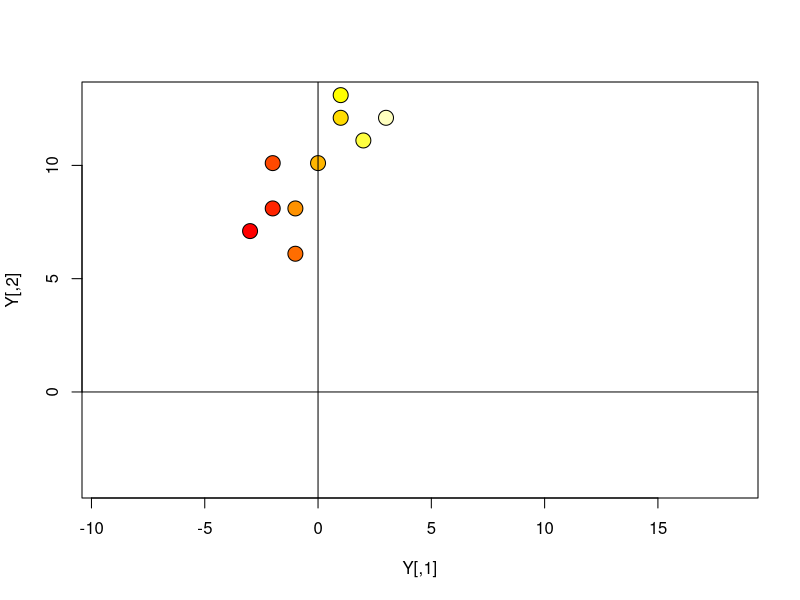
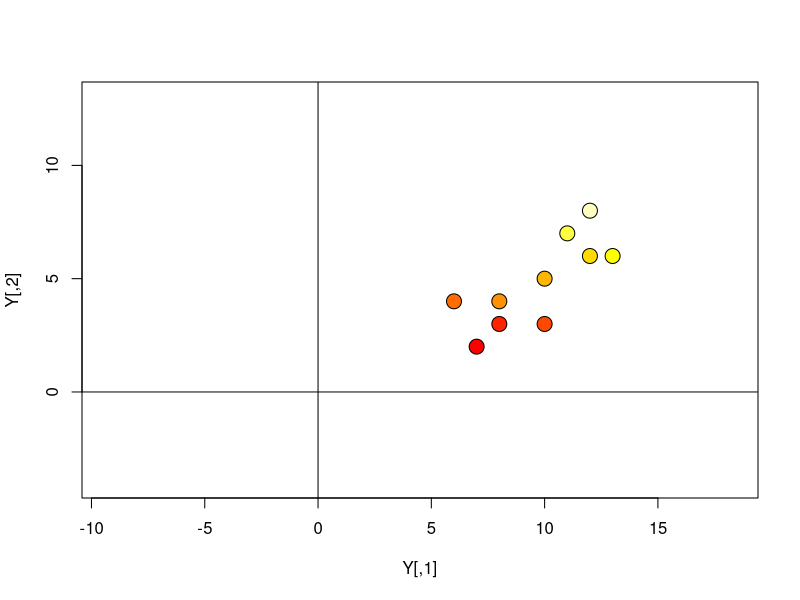
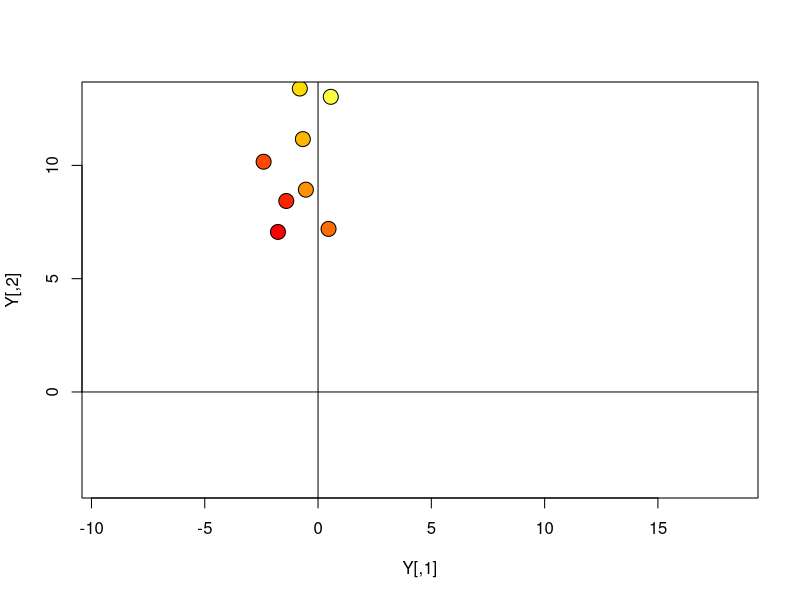
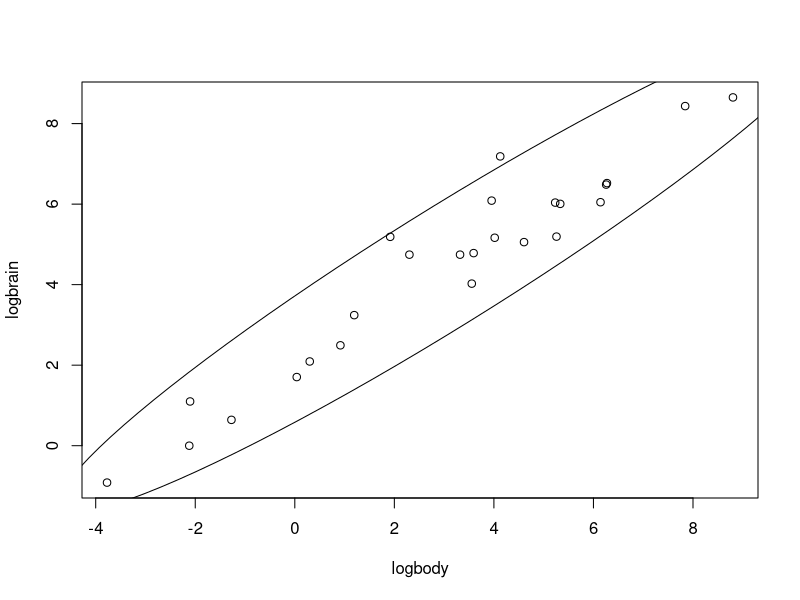
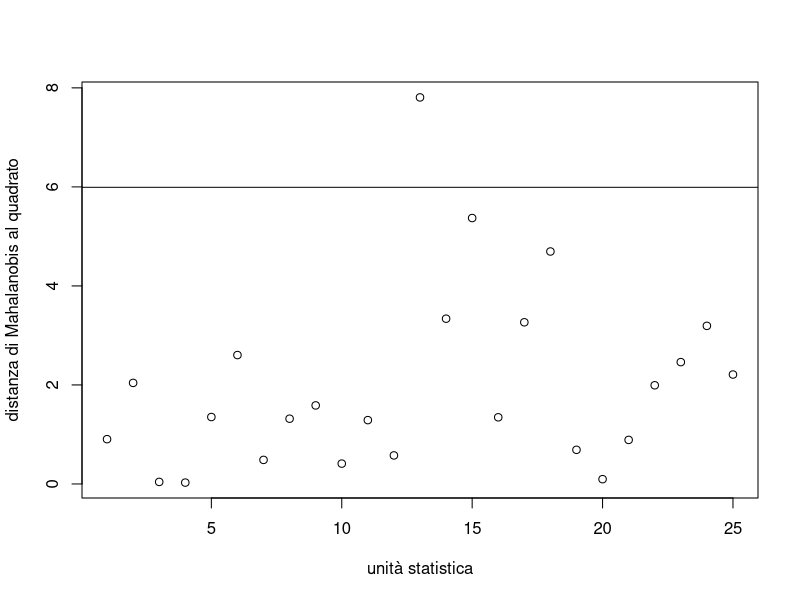

Write R code to recreate these figures, in order.
## ---- chunk 1
knitr::opts_chunk$set(echo = TRUE)
## ---- chunk 2
X <- matrix(c(2,3,3,4,4,5,6,6,7,8,7,8,10,6,8,10,12,13,11,12),nrow=10,ncol=2)
n <- nrow(X)
p <- ncol(X)

( D2 = dist(X, method="euclidean") )
## ---- chunk 3
b = matrix(c(-5,0.1),ncol=1)
one.n = matrix(rep(1,n),ncol=1)
Y = X + one.n%*%t(b)

plot(Y,xlim=c(-4,13),ylim=c(-4,13),asp=1,
     bg=heat.colors(n),pch=21,cex=2)
abline(h=0)
abline(v=0)

# verifico che è 0
m = sqrt(2)
sum( dist(Y, method="minkowski", p=m) - dist(X, method="minkowski", p=m) )
## ---- chunk 4
A=matrix(c(0,1,1,0),2,2)
Y = X%*%t(A)

plot(Y,xlim=c(-4,13),ylim=c(-4,13),asp=1,
     bg=heat.colors(n),pch=21,cex=2)
abline(h=0)
abline(v=0)

# verifico che è 0
sum( dist(Y, method="euclidean") - D2 )

## ---- chunk 5
gradi = 30
theta = (pi/180)*gradi
A = matrix(c(cos(theta), -sin(theta), sin(theta), cos(theta)),byrow=T,2,2)

Y = X%*%t(A)

plot(Y,xlim=c(-4,13),ylim=c(-4,13),asp=1,
     bg=heat.colors(n),pch=21,cex=2)
abline(h=0)
abline(v=0)

# verifico che è 0
sum( dist(Y, method="euclidean") - D2 )

# verifico che non è  0
sum( dist(Y, method="manhattan") - dist(X, method="manhattan")  )

## ---- chunk 6
require("MASS")
X = as.matrix( log(Animals[-c(6,16,26),]) )
colnames(X) = c("logbody","logbrain")
n = nrow(X)
p = ncol(X)

# vettore medie
xbar = matrix(colMeans(X), nrow=p, ncol=1)
# matrice di var/cov
S = var(X) * ((n-1)/n)

# ellisse
require(ellipse)
plot(X)
lines(ellipse(S,centre = t(xbar), t = 2.447))
## ---- chunk 7
# matrice inversa
InvS = solve(S)

# distanza di Mahalanobis al quadrato per la prima osservazione
t(X[1,] - xbar) %*% InvS %*% (X[1,] - xbar)

# quadrato della distanza di Mahalanobis per le n osservazioni
dM2 = apply(X,MARGIN=1, function(u) t(u-xbar) %*% InvS %*% (u - xbar) )

# quantile 0.95 di una distribuzione Chi-quadrato con p=2 gradi di libertà
q.95 = qchisq(0.95, df=2)

# grafico 
plot(dM2, xlab="unità statistica", ylab="distanza di Mahalanobis al quadrato")
abline(h=q.95)

# individuo la riga corrispondente all'outlier
which(dM2 > q.95)

# valore atteso di outliers 
n * 0.05
## ---- chunk 8
# dati centrati
Xtilde <- scale(X,center=TRUE,scale=FALSE)

# S^(1/2)
eigenS = eigen(S)
InvSqrtS = eigenS$vectors %*% diag(eigenS$values^(-1/2)) %*% t(eigenS$vectors) 

# dati ortogonalizzati
Ztilde = Xtilde %*% InvSqrtS 

# quadrato della distanza Euclidea dall'origine
dE2.Ztilde = apply(Ztilde,MARGIN=1, function(u) t(u) %*% u )

# verifico che la somma delle differenze è 0
sum(dE2.Ztilde  - dM2)
## ---- chunk 9

Y = X
Y[,"logbody"] = X[,"logbody"] - log(1000)
n = nrow(Y)
p = ncol(Y)

# vettore medie
ybar = matrix(colMeans(Y), nrow=p, ncol=1)
# matrice di var/cov
S.Y = var(Y) * ((n-1)/n)

# matrice inversa
InvS.Y = solve(S.Y)

# distanza di Mahalanobis al quadrato per tutte le osservazioni
dM2.Y = apply(Y,MARGIN=1, function(u) t(u-ybar) %*% InvS.Y %*% (u - ybar) )

# verifico che la somma delle differenze è 0
sum(dM2.Y - dM2)
